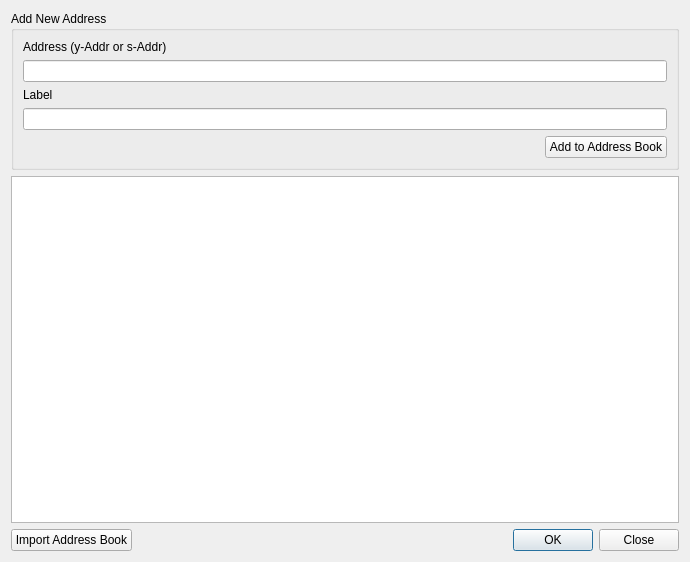
<?xml version="1.0" encoding="UTF-8"?>
<ui version="4.0">
 <class>addressBook</class>
 <widget class="QDialog" name="addressBook">
  <property name="geometry">
   <rect>
    <x>0</x>
    <y>0</y>
    <width>690</width>
    <height>562</height>
   </rect>
  </property>
  <property name="windowTitle">
   <string>Address Book</string>
  </property>
  <layout class="QVBoxLayout" name="verticalLayout">
   <item>
    <widget class="QGroupBox" name="groupBox">
     <property name="title">
      <string>Add New Address</string>
     </property>
     <layout class="QVBoxLayout" name="verticalLayout_2">
      <item>
       <widget class="QLabel" name="label_1">
        <property name="text">
         <string>Address (y-Addr or s-Addr)</string>
        </property>
       </widget>
      </item>
      <item>
       <widget class="QLineEdit" name="addr"/>
      </item>
      <item>
       <widget class="QLabel" name="label_2">
        <property name="text">
         <string>Label</string>
        </property>
       </widget>
      </item>
      <item>
       <widget class="QLineEdit" name="label">
        <property name="maxLength">
         <number>40</number>
        </property>
       </widget>
      </item>
      <item>
       <layout class="QHBoxLayout" name="horizontalLayout">
        <item>
         <spacer name="horizontalSpacer">
          <property name="orientation">
           <enum>Qt::Horizontal</enum>
          </property>
          <property name="sizeHint" stdset="0">
           <size>
            <width>40</width>
            <height>20</height>
           </size>
          </property>
         </spacer>
        </item>
        <item>
         <widget class="QPushButton" name="addNew">
          <property name="text">
           <string>Add to Address Book</string>
          </property>
         </widget>
        </item>
       </layout>
      </item>
     </layout>
    </widget>
   </item>
   <item>
    <widget class="QTableView" name="addresses">
     <property name="selectionMode">
      <enum>QAbstractItemView::SingleSelection</enum>
     </property>
     <property name="selectionBehavior">
      <enum>QAbstractItemView::SelectRows</enum>
     </property>
     <attribute name="horizontalHeaderStretchLastSection">
      <bool>true</bool>
     </attribute>
     <attribute name="verticalHeaderVisible">
      <bool>false</bool>
     </attribute>
    </widget>
   </item>
   <item>
    <layout class="QHBoxLayout" name="horizontalLayout_2">
     <item>
      <widget class="QPushButton" name="btnImport">
       <property name="text">
        <string>Import Address Book</string>
       </property>
      </widget>
     </item>
     <item>
      <widget class="QDialogButtonBox" name="buttonBox">
       <property name="orientation">
        <enum>Qt::Horizontal</enum>
       </property>
       <property name="standardButtons">
        <set>QDialogButtonBox::Close|QDialogButtonBox::Ok</set>
       </property>
      </widget>
     </item>
    </layout>
   </item>
  </layout>
 </widget>
 <resources/>
 <connections>
  <connection>
   <sender>buttonBox</sender>
   <signal>accepted()</signal>
   <receiver>addressBook</receiver>
   <slot>accept()</slot>
   <hints>
    <hint type="sourcelabel">
     <x>248</x>
     <y>254</y>
    </hint>
    <hint type="destinationlabel">
     <x>157</x>
     <y>274</y>
    </hint>
   </hints>
  </connection>
  <connection>
   <sender>buttonBox</sender>
   <signal>rejected()</signal>
   <receiver>addressBook</receiver>
   <slot>reject()</slot>
   <hints>
    <hint type="sourcelabel">
     <x>316</x>
     <y>260</y>
    </hint>
    <hint type="destinationlabel">
     <x>286</x>
     <y>274</y>
    </hint>
   </hints>
  </connection>
 </connections>
</ui>
